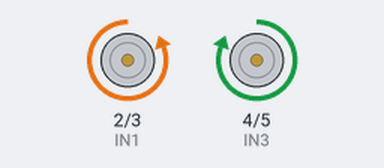
The sketch below on a simulated Arduino Uno, built with avr-gcc and run on an emulated ATmega328P. On the bench: motor-driver pin pairs drawn as motors (green arrow = first pin HIGH = forward, orange = second pin HIGH = backward, longer = more drive).

Above: at 1.5 s.
At 5.5 s:
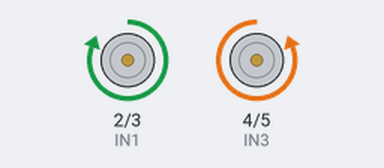
At 9.5 s:
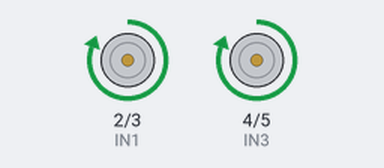
At 16.0 s:
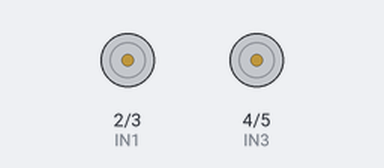
Timing chart, 0 to 22.1 s (numbered marks = the images above):
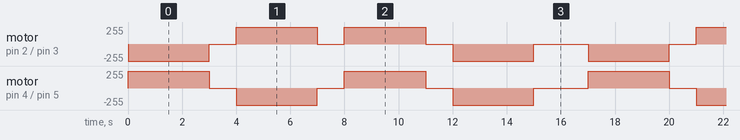

The sketch:

full_test.ino
```cpp
const int IN1 = 2;
const int IN2 = 3;
const int IN3 = 4;
const int IN4 = 5;

void setup() {
  pinMode(IN1, OUTPUT);
  pinMode(IN2, OUTPUT);
  pinMode(IN3, OUTPUT);
  pinMode(IN4, OUTPUT);
}

void forward() {
  digitalWrite(IN1, LOW);
  digitalWrite(IN2, HIGH);

  digitalWrite(IN3, HIGH);
  digitalWrite(IN4, LOW);
}

void backward() {
  digitalWrite(IN1, HIGH);
  digitalWrite(IN2, LOW);

  digitalWrite(IN3, LOW);
  digitalWrite(IN4, HIGH);
}

void left() {
  digitalWrite(IN1, HIGH);
  digitalWrite(IN2, LOW);

  digitalWrite(IN3, HIGH);
  digitalWrite(IN4, LOW);
}

void right() {
  digitalWrite(IN1, LOW);
  digitalWrite(IN2, HIGH);

  digitalWrite(IN3, LOW);
  digitalWrite(IN4, HIGH);
}

void stopRobot() {
  digitalWrite(IN1, LOW);
  digitalWrite(IN2, LOW);

  digitalWrite(IN3, LOW);
  digitalWrite(IN4, LOW);
}

void loop() {

  forward();
  delay(3000);

  stopRobot();
  delay(1000);

  backward();
  delay(3000);

  stopRobot();
  delay(1000);

  left();
  delay(3000);

  stopRobot();
  delay(1000);

  right();
  delay(3000);

  stopRobot();
  delay(2000);
}
```

Measured:
- by itself, motor on pin 2 (IN1) / pin 3 (IN2): repeats every 17.0 s: 2 × (stopped 1.0 s, forward 255/255 3.0 s), stopped 1.0 s, backward 255/255 3.0 s, stopped 2.0 s, backward 255/255 3.0 s
- by itself, motor on pin 4 (IN3) / pin 5 (IN4): repeats every 17.0 s: stopped 1.0 s, backward 255/255 3.0 s, stopped 1.0 s, forward 255/255 3.0 s, stopped 1.0 s, backward 255/255 3.0 s, stopped 2.0 s, forward 255/255 3.0 s
